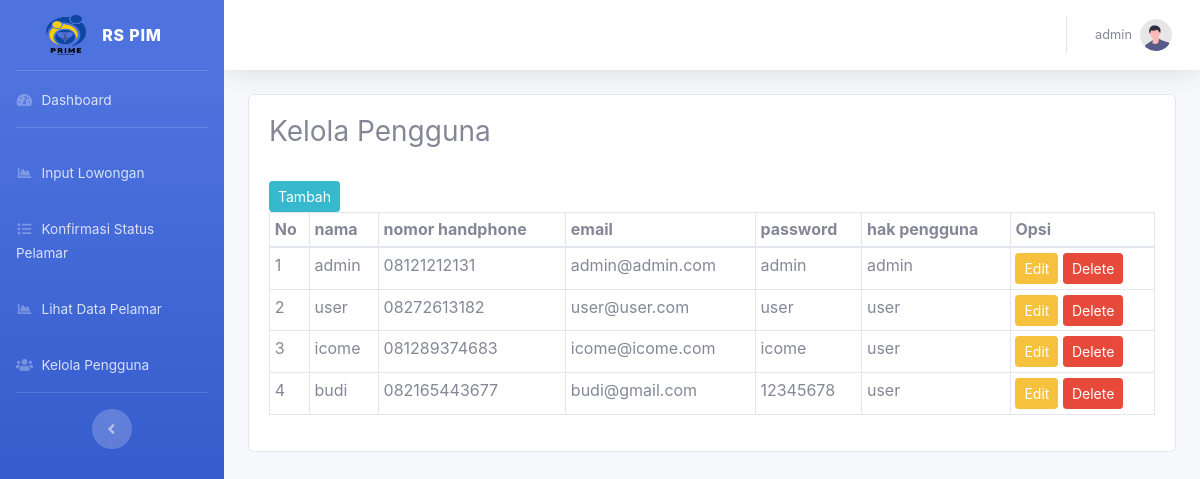
Page /dashboard/index.php?r=pengguna/index (signed in) on the earlier database version.
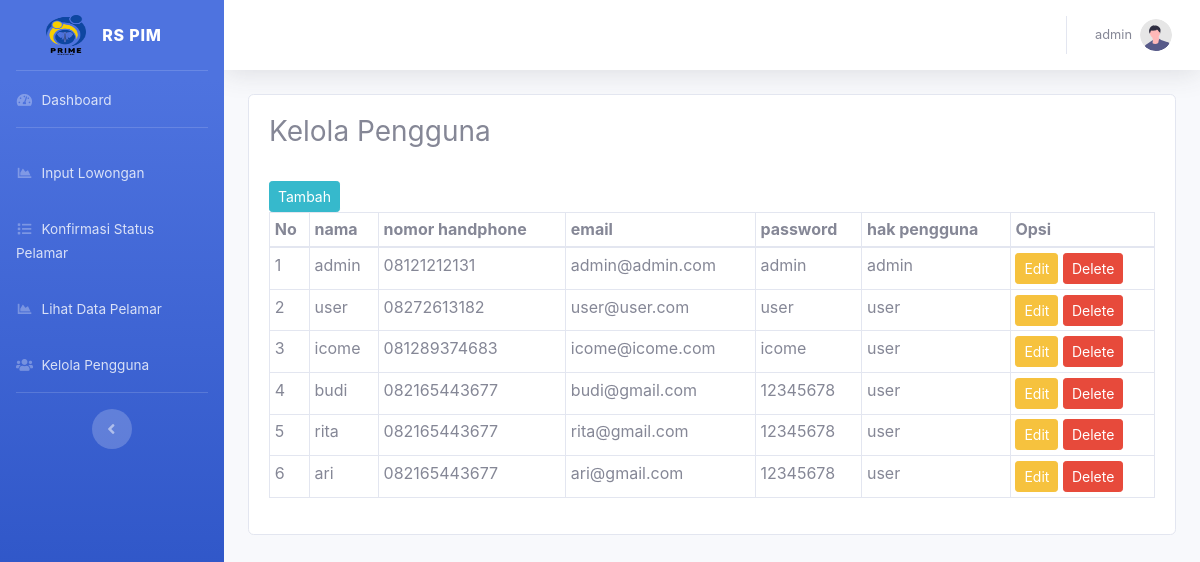
Same page on the later database version.
### tables this page shows
CREATE TABLE `pengguna` (
  `id` int(11) NOT NULL,
  `nama` varchar(64) NOT NULL,
  `no_hp` text NOT NULL,
  `email` text NOT NULL,
  `password` varchar(64) NOT NULL,
  `hak_pengguna` varchar(35) NOT NULL
);

### dashboard/index.php (called while the page is built, shortened)
<?php require_once '../config/conn.php'; ?>
<?php require_once 'layouts/header.php'; ?>
<?php include 'layouts/sidebar.php'; ?>
<?php $page = $_REQUEST['r']; ?>
<?php include_once $page.'.php'; ?>
<?php include 'layouts/footer.php'; ?>

### config/conn.php (called while the page is built, shortened)
<?php
function Connect(){
    $connect = mysqli_connect(HOST, DB_USER, DB_PASSWORD,DB_NAME);
    if($connect){
        return $connect;
    } else {
      return FALSE;
    }
}
?>

### dashboard/pengguna/func.php (called while the page is built, shortened)
<?php
function GetAll(){
  $query = "SELECT * FROM pengguna";
  $exe = mysqli_query(Connect(),$query);
  while($data = mysqli_fetch_array($exe)){
    $datas[] = array('id' => $data['id'],
		'nama' => $data['nama'],
		'no_hp' => $data['no_hp'],
		'email' => $data['email'],
		'password' => $data['password'],
		'hak_pengguna' => $data['hak_pengguna'],
    );
  }
  return $datas;
}
?>

### dashboard/pengguna/index.php (the view, shortened to what this page needs)
  <h3>Kelola Pengguna</h3>
  <br>
    <a href='?r=pengguna/create' class='btn btn-info btn-sm'>Tambah</a>
    <br>
    <div class='table-responsive'>
    <table class='table table-bordered table-sm'>
    <thead>
      <tr>
      <th>No</th>
    <th>nama</th>
<th>nomor handphone</th>
<th>email</th>
<th>password</th>
<th>hak pengguna</th>
      <th colspan='2'>Opsi</th>
      </tr>
      </thead>
      <tbody>
    <?php
      $ga = GetAll();
      $no = 1;
      if(isset($ga)){
      foreach($ga as $data){
        echo "<tr>";
        echo "<td>".$no++."</td>";
echo "<td>".$data['nama']."</td>";
echo "<td>".$data['no_hp']."</td>";
echo "<td>".$data['email']."</td>";
echo "<td>".$data['password']."</td>";
echo "<td>".$data['hak_pengguna']."</td>";
        echo "<td>
        <div class=\"btn-group\" >
                <form method='POST' action='?r=pengguna/edit'>
                <input type='hidden' name='id' value='".$data['id']."'>
                <input type='submit' name='edit' Value='Edit' class='btn btn-warning btn-sm'>
                </form>
                &nbsp;
                <form method='POST' action=''>
                <input type='hidden' name='id' value='".$data['id']."'>
                <input type='submit' name='delete' Value='Delete' class='btn btn-danger btn-sm'>
                </form>
                </div>
              </td>";
        echo "</tr>";
    }
  }
      ?>
    </tbody>
    </table>
    </div>

Differences in the rows shown:
added pengguna: nama "rita", no_hp "082165443677", email "rita@gmail.com", password "12345678", hak_pengguna "user"
added pengguna: nama "ari", no_hp "082165443677", email "ari@gmail.com", password "12345678", hak_pengguna "user"
